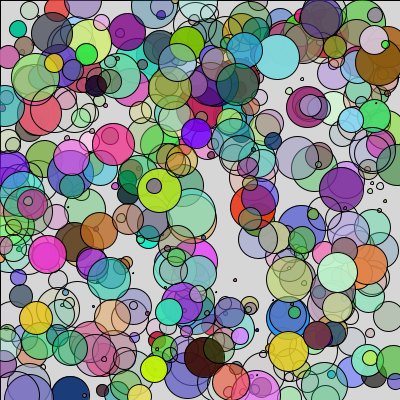
Frame 1 (no input)
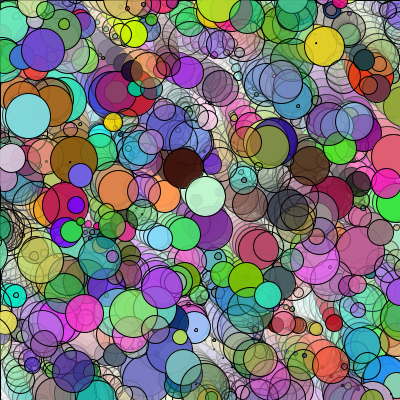
Frame 60 (the mouse pressed at the canvas centre just before this capture)
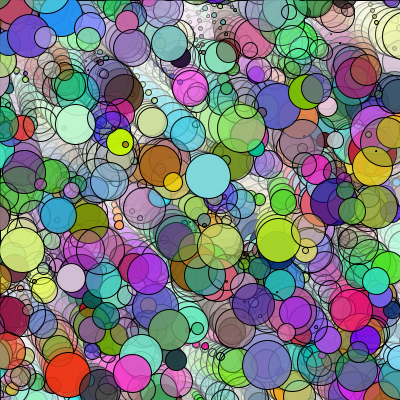
Frame 120 (the mouse held since frame 60 and released just before this capture)

The Processing sketch that drew these frames (run headless with seeded random() and noise(); from frame 60 on, the mouse is pressed at the canvas centre):

// Processing sketch: processing_58088
// ── processing_58088.pde

//Sara Humel
//AndrewID shumel
//copyright @2012


//Change MAX to change number of circles on screen.
//Change DIAMAX to change the max size of the circles.
//Change DMAX to change the speed of the circles.

final int MAX = 500;
final int DIAMAX = 50;
final int DMAX = 10;


//Arrays

int [] x;
int [] y;
int [] dia;
int[] dx;
int [] dy;
color [] c;


void setup ( ) {
  size (400,400);
  smooth( );
  x = new int [MAX];
  y = new int [MAX];
  dia = new int [MAX];
  c = new color [MAX];
  dx = new int [MAX];
  dy = new int [MAX];
  initializeINTarray(x);
  initializeINTarray(y);
  initializeDiaArray(dia);
  initializeColorArray(c);
  initializeChangeArray(dx);
  initializeChangeArray(dy);
  }  
  
void draw ( ) {
 moveShape(x, y, dia, dx, dy, c); 
}

void initializeINTarray (int [] myArray) {
  for (int i = 0; i < myArray.length; i++) {
    myArray[i] = int(random(width)); 
  }
}

void initializeDiaArray (int [] myArray) {
  for (int i = 0; i < myArray.length; i++) {
    myArray[i] = int(random(DIAMAX)); 
  }
}

void initializeColorArray ( color [] myArray) {
  for( int i = 0; i < myArray.length; i++){
   myArray[i] = color( int(random(255)),
                       int(random(255)),
                       int(random(255)),
                       int(random(255)));
  } 
}

void initializeChangeArray (int [] myArray) {
  for (int i = 0; i < myArray.length; i++) {
    myArray[i] = int(random(1,DMAX));
  }  
}


void drawShape (int [] x, int [] y, int [] diam, color [] col) {
  for(int i = 0; i < x.length; i++){
    fill(col[i]);
    ellipse( x[i], y[i], diam[i], diam [i]);
    
  }
}


void moveShape (int [] x, int [] y, int [] diam, int [] dx, int [] dy, color [] col) {
   fill(255, 255, 255, 50);
   rect(0, 0, width, height);
   drawShape(x, y, dia, c);
   for (int i = 0; i < x.length; i++) {
     if (x[i] > width) {
         x[i] = -20;
     } else {
      x[i] = x[i] + dx[i]; 
     }
     
    if (y[i] > height) {
      y[i] = -20;
    } else {
      y[i] = y[i] + dy[i];
     }
   }
}
  
  
  
